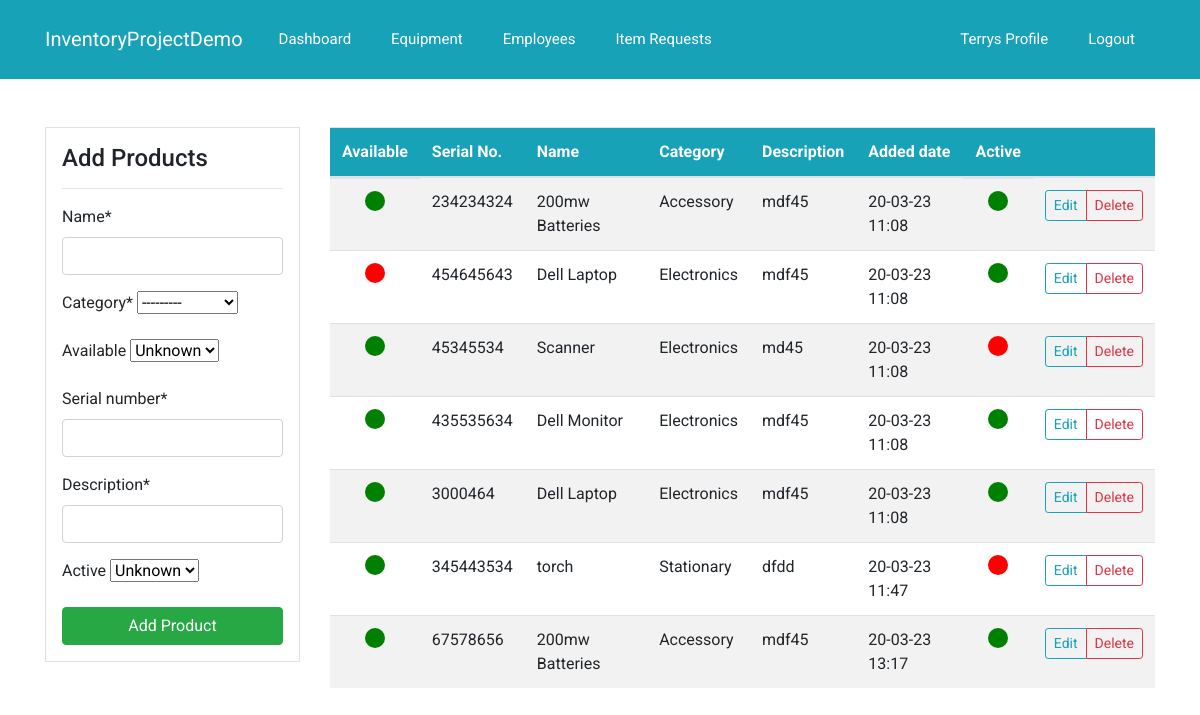
/dashboard/product/ (signed in), run on an earlier commit of the app's database.
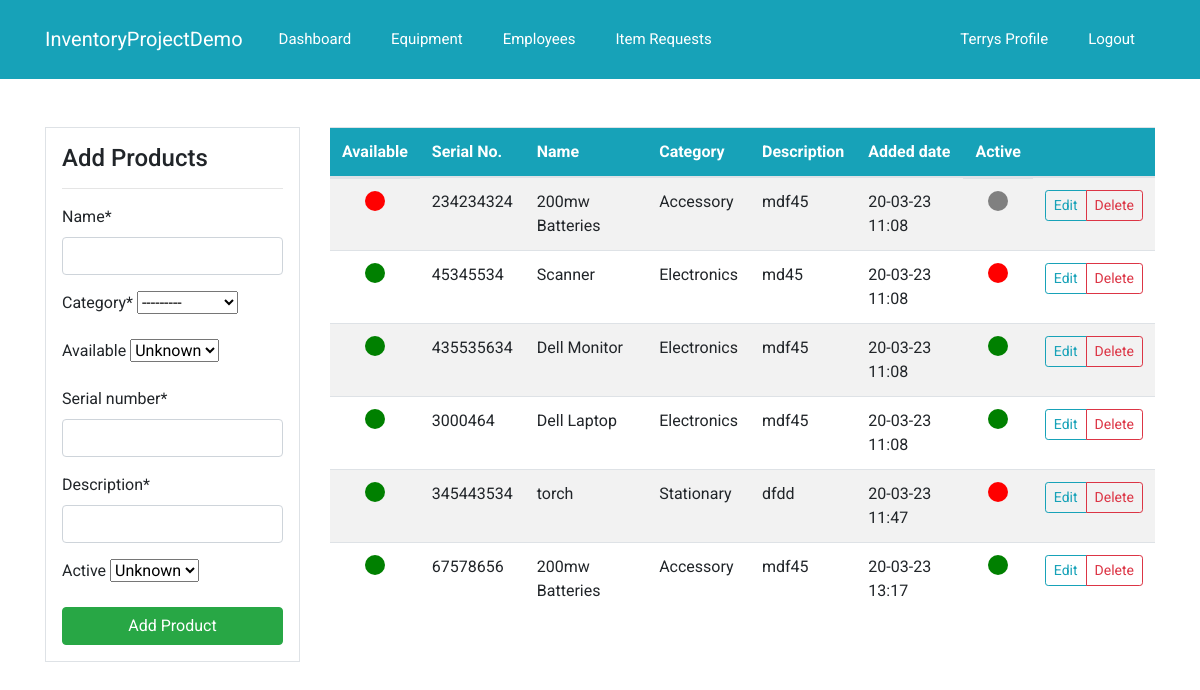
And on a later commit of the database.
### dashboard/models.py (models this page shows, shortened)
class Product(models.Model):
    name = models.CharField(max_length=100, null=True)
    category = models.CharField(max_length=20, choices=CATEGORY, null=True)
    quantity = models.PositiveIntegerField(default=1, null=True)
    available = models.BooleanField(null=True)
    serial_number = models.BigIntegerField(null=True)
    description = models.CharField(max_length=100, null=True)
    date = models.DateTimeField(auto_now_add=True)
    active = models.BooleanField(null=True)
    class Meta:
        verbose_name_plural = 'Product'

### dashboard/views.py (the view)
# urls.py: path('product/', views.product, name='dashboard-product'),
@login_required
def product(request):
    items = Product.objects.all()
    counts = get_counts()
    if request.method == 'POST':
        form = ProductForm(request.POST)
        if form.is_valid():
            form.save()
            product_name = form.cleaned_data.get('name')
            messages.success(request, f'{product_name} has been added')
            return redirect('dashboard-product')
    else:
        form = ProductForm()
    context = {
        'items': items,
        'form': form,
        'counts': counts,
    }
    return render(request, 'dashboard/product.html', context)

### dashboard/forms.py
class ProductForm(forms.ModelForm):
    class Meta:
        model = Product
        fields = ['name', 'category', 'available', 'serial_number', 'description', 'active']

### dashboard/views.py (called while the page is built)
def get_counts():
    employees_count = User.objects.count()
    order_count = Order.objects.count()
    product_count = Product.objects.count()
    counts = {
        'employees_count': employees_count,
        'order_count': order_count,
        'product_count': product_count,
    }
    return counts

### templates/dashboard/product.html (shortened to what this page needs)
{% extends 'partials/base.html' %}
{%load crispy_forms_tags %}
{% block content%}
<div class="container">
    <div class="row my-5">
        <div class="col-md-3">
            <div class="border bg-white p-3">
                <h4 >Add Products</h4>
                <hr>
                <form method="POST">
                    {{ form|crispy }}
                    <input class="btn btn-success btn-block" type="submit" value="Add Product">
                </form>
            </div>
        </div>
        <div class="col-md-9" >
            <table class="table bg-white table-striped">
                <thead class="bg-info">
                <tr class="text-white">
                    <th scope="col">Available</th>
                    <th scope="col">Serial No.</th>
                    <th scope="col">Name</th>
                    <th scope="col">Category</th>
                    <th scope="col">Description</th>
                    <th scope="col">Added date</th>
                    <th scope="col">Active</th>
                    <th scope="col"></th>
                </tr>
                </thead>
                <tbody>
                {% for item in items %}
                <tr class="table-row" data-href="{% url 'dashboard-product-update' item.pk %}">
                    <td class="product-status">
                        <div class="product-status-indicator{% if item.available is True %} circleActive{% elif item.available is False %} circleInactive{% else %} circleUnknown{% endif %}"></div>
                    </td>
                    <td>{{ item.serial_number }}</td>
                    <td>{{ item.name }}</td>
                    <td>{{ item.category }}</td>
                    <td>{{ item.description }}</td>
                    <td>{{ item.date|date:"d-m-y H:i" }}</td>
                    <td class="product-status">
                        <div class="product-status-indicator{% if item.active is True %} circleActive{% elif item.active is False %} circleInactive{% else %} circleUnknown{% endif %}"></div>
                    </td>
                    <td class="text-center">
                      <div class="btn-group" role="group">
                        <a class="btn btn-outline-info btn-sm" href="{% url 'dashboard-product-update' item.pk %}">Edit</a>
                        <a class="btn btn-outline-danger btn-sm" href="{% url 'dashboard-product-delete' item.pk %}">Delete</a>
                      </div>
                    </td>
                </tr>
                {% endfor %}
                </tbody>
            </table>
        </div>
    </div>
</div>
{% endblock%}

What changed in the data, as far as the page shows it:
removed Product: available False (drawn), serial_number "454645643", name "Dell Laptop", category "Electronics", description "mdf45", date "20-03-23 11:08", active True (drawn)
changed Product (number 1 of 6 on the later page): available True → False (drawn); active True → empty (drawn)
